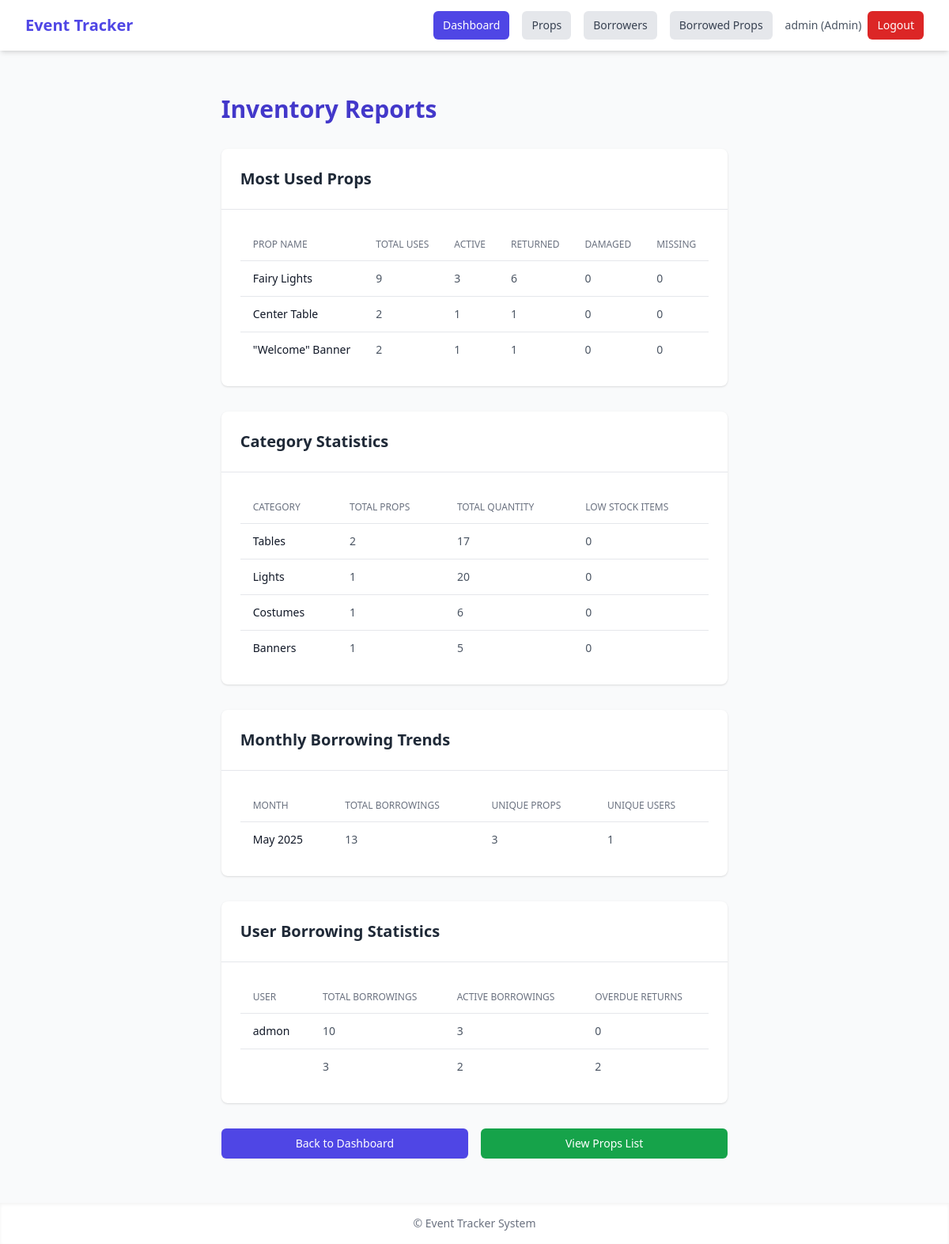
The app's page /reports/ (signed in) with its own data.
### inventory/models.py (models this page shows, shortened)
class UserProfile(models.Model):
    ROLE_CHOICES = [
        ('admin', 'Admin'),
        ('borrower', 'Borrower'),
    ]
    user = models.OneToOneField(User, on_delete=models.CASCADE, related_name='profile')
    role = models.CharField(max_length=10, choices=ROLE_CHOICES, default='borrower')
    phone = models.CharField(max_length=20, blank=True, null=True)
    @property
    def is_admin(self):
        return self.role == 'admin'

class Prop(models.Model):
    CATEGORY_CHOICES = [
        ('Lights', 'Lights'),
        ('Tables', 'Tables'),
        ('Banners', 'Banners'),
        ('Costumes', 'Costumes'),
        ('Others', 'Others'),
    ]
    CONDITION_CHOICES = [
        ('Good', 'Good'),
        ('Fair', 'Fair'),
        ('Damaged', 'Damaged'),
    ]
    name = models.CharField(max_length=100)
    category = models.CharField(max_length=20, choices=CATEGORY_CHOICES)
    quantity = models.PositiveIntegerField()
    condition = models.CharField(max_length=10, choices=[('Good', 'Good'), ('Fair', 'Fair'), ('Damaged', 'Damaged')])
    storage_location = models.CharField(max_length=100)
    image = models.ImageField(upload_to='prop_images/', blank=True, null=True)

class PropUse(models.Model):
    RETURN_STATUS_CHOICES = [
        ('borrowed', 'Borrowed'),
        ('returned', 'Returned'),
        ('damaged', 'Damaged'),
        ('missing', 'Missing'),
    ]
    prop = models.ForeignKey(Prop, on_delete=models.CASCADE)
    quantity = models.PositiveIntegerField()
    timestamp = models.DateTimeField(auto_now_add=True)
    used_by_name = models.CharField(max_length=255)
    used_by = models.ForeignKey(User, on_delete=models.SET_NULL, null=True, blank=True)
    borrower = models.ForeignKey(Borrower, on_delete=models.SET_NULL, null=True, blank=True)
    used_at = models.DateTimeField(auto_now_add=True)
    event_name = models.CharField(max_length=100, null=True, blank=True)
    return_status = models.CharField(max_length=10, choices=RETURN_STATUS_CHOICES, default='borrowed')
    return_date = models.DateTimeField(null=True, blank=True)
    return_notes = models.TextField(blank=True, null=True)

### inventory/views.py (the view)
# urls.py: path('reports/', reports, name='reports'),
@login_required
@admin_required
def reports(request):
    most_used = PropUse.objects.values('prop__name').annotate(
        total=Count('id'),
        active=Count('id', filter=models.Q(return_status='borrowed')),
        returned=Count('id', filter=models.Q(return_status='returned')),
        damaged=Count('id', filter=models.Q(return_status='damaged')),
        missing=Count('id', filter=models.Q(return_status='missing'))
    ).order_by('-total')[:10]
    category_stats = Prop.objects.values('category').annotate(
        total_props=Count('id'),
        total_quantity=models.Sum('quantity'),
        low_stock=Count('id', filter=models.Q(quantity__lt=5))
    ).order_by('-total_props')
    monthly_trends = PropUse.objects.annotate(
        month=TruncMonth('used_at')
    ).values('month').annotate(
        total_borrowings=Count('id'),
        unique_props=Count('prop', distinct=True),
        unique_users=Count('used_by', distinct=True)
    ).order_by('-month')[:12]
    user_stats = PropUse.objects.values('used_by_name').annotate(
        total_borrowings=Count('id'),
        active_borrowings=Count('id', filter=models.Q(return_status='borrowed')),
        overdue_returns=Count('id', filter=models.Q(
            return_status='borrowed',
            used_at__lt=timezone.now() - timezone.timedelta(days=7)
        ))
    ).order_by('-total_borrowings')[:10]
    context = {
        'most_used': most_used,
        'category_stats': category_stats,
        'monthly_trends': monthly_trends,
        'user_stats': user_stats,
    }
    return render(request, 'inventory/reports.html', context)

### inventory/views.py (called while the page is built)
def admin_required(view_func):
    @wraps(view_func)
    def _wrapped_view(request, *args, **kwargs):
        if not request.user.is_authenticated:
            messages.error(request, "Please log in to access this page.")
            return redirect('login')
        if not request.user.profile.is_admin:
            messages.error(request, "You don't have permission to access this page.")
            return redirect('home')
        return view_func(request, *args, **kwargs)
    return _wrapped_view

### inventory/templates/inventory/reports.html
{% extends 'inventory/base.html' %}
{% block content %}
<div class="container mx-auto px-4 py-8">
    <h1 class="text-3xl font-bold text-indigo-700 mb-8">Inventory Reports</h1>
    <div class="bg-white rounded-lg shadow mb-8">
        <div class="p-6 border-b border-gray-200">
            <h2 class="text-xl font-semibold text-gray-800">Most Used Props</h2>
        </div>
        <div class="p-6">
            <div class="overflow-x-auto">
                <table class="min-w-full divide-y divide-gray-200">
                    <thead>
                        <tr>
                            <th class="px-4 py-3 text-left text-xs font-medium text-gray-500 uppercase">Prop Name</th>
                            <th class="px-4 py-3 text-left text-xs font-medium text-gray-500 uppercase">Total Uses</th>
                            <th class="px-4 py-3 text-left text-xs font-medium text-gray-500 uppercase">Active</th>
                            <th class="px-4 py-3 text-left text-xs font-medium text-gray-500 uppercase">Returned</th>
                            <th class="px-4 py-3 text-left text-xs font-medium text-gray-500 uppercase">Damaged</th>
                            <th class="px-4 py-3 text-left text-xs font-medium text-gray-500 uppercase">Missing</th>
                        </tr>
                    </thead>
                    <tbody class="divide-y divide-gray-200">
                        {% for prop in most_used %}
                        <tr>
                            <td class="px-4 py-3 text-sm text-gray-900">{{ prop.prop__name }}</td>
                            <td class="px-4 py-3 text-sm text-gray-600">{{ prop.total }}</td>
                            <td class="px-4 py-3 text-sm text-gray-600">{{ prop.active }}</td>
                            <td class="px-4 py-3 text-sm text-gray-600">{{ prop.returned }}</td>
                            <td class="px-4 py-3 text-sm text-gray-600">{{ prop.damaged }}</td>
                            <td class="px-4 py-3 text-sm text-gray-600">{{ prop.missing }}</td>
                        </tr>
                        {% endfor %}
                    </tbody>
                </table>
            </div>
        </div>
    </div>
    <div class="bg-white rounded-lg shadow mb-8">
        <div class="p-6 border-b border-gray-200">
            <h2 class="text-xl font-semibold text-gray-800">Category Statistics</h2>
        </div>
        <div class="p-6">
            <div class="overflow-x-auto">
                <table class="min-w-full divide-y divide-gray-200">
                    <thead>
                        <tr>
                            <th class="px-4 py-3 text-left text-xs font-medium text-gray-500 uppercase">Category</th>
                            <th class="px-4 py-3 text-left text-xs font-medium text-gray-500 uppercase">Total Props</th>
                            <th class="px-4 py-3 text-left text-xs font-medium text-gray-500 uppercase">Total Quantity</th>
                            <th class="px-4 py-3 text-left text-xs font-medium text-gray-500 uppercase">Low Stock Items</th>
                        </tr>
                    </thead>
                    <tbody class="divide-y divide-gray-200">
                        {% for category in category_stats %}
                        <tr>
                            <td class="px-4 py-3 text-sm text-gray-900">{{ category.category }}</td>
                            <td class="px-4 py-3 text-sm text-gray-600">{{ category.total_props }}</td>
                            <td class="px-4 py-3 text-sm text-gray-600">{{ category.total_quantity }}</td>
                            <td class="px-4 py-3 text-sm text-gray-600">{{ category.low_stock }}</td>
                        </tr>
                        {% endfor %}
                    </tbody>
                </table>
            </div>
        </div>
    </div>
    <div class="bg-white rounded-lg shadow mb-8">
        <div class="p-6 border-b border-gray-200">
            <h2 class="text-xl font-semibold text-gray-800">Monthly Borrowing Trends</h2>
        </div>
        <div class="p-6">
            <div class="overflow-x-auto">
                <table class="min-w-full divide-y divide-gray-200">
                    <thead>
                        <tr>
                            <th class="px-4 py-3 text-left text-xs font-medium text-gray-500 uppercase">Month</th>
                            <th class="px-4 py-3 text-left text-xs font-medium text-gray-500 uppercase">Total Borrowings</th>
                            <th class="px-4 py-3 text-left text-xs font-medium text-gray-500 uppercase">Unique Props</th>
                            <th class="px-4 py-3 text-left text-xs font-medium text-gray-500 uppercase">Unique Users</th>
                        </tr>
                    </thead>
                    <tbody class="divide-y divide-gray-200">
                        {% for trend in monthly_trends %}
                        <tr>
                            <td class="px-4 py-3 text-sm text-gray-900">{{ trend.month|date:"F Y" }}</td>
                            <td class="px-4 py-3 text-sm text-gray-600">{{ trend.total_borrowings }}</td>
                            <td class="px-4 py-3 text-sm text-gray-600">{{ trend.unique_props }}</td>
                            <td class="px-4 py-3 text-sm text-gray-600">{{ trend.unique_users }}</td>
                        </tr>
                        {% endfor %}
                    </tbody>
                </table>
            </div>
        </div>
    </div>
    <div class="bg-white rounded-lg shadow">
        <div class="p-6 border-b border-gray-200">
            <h2 class="text-xl font-semibold text-gray-800">User Borrowing Statistics</h2>
        </div>
        <div class="p-6">
            <div class="overflow-x-auto">
                <table class="min-w-full divide-y divide-gray-200">
                    <thead>
                        <tr>
                            <th class="px-4 py-3 text-left text-xs font-medium text-gray-500 uppercase">User</th>
                            <th class="px-4 py-3 text-left text-xs font-medium text-gray-500 uppercase">Total Borrowings</th>
                            <th class="px-4 py-3 text-left text-xs font-medium text-gray-500 uppercase">Active Borrowings</th>
                            <th class="px-4 py-3 text-left text-xs font-medium text-gray-500 uppercase">Overdue Returns</th>
                        </tr>
                    </thead>
                    <tbody class="divide-y divide-gray-200">
                        {% for user in user_stats %}
                        <tr>
                            <td class="px-4 py-3 text-sm text-gray-900">{{ user.used_by_name }}</td>
                            <td class="px-4 py-3 text-sm text-gray-600">{{ user.total_borrowings }}</td>
                            <td class="px-4 py-3 text-sm text-gray-600">{{ user.active_borrowings }}</td>
                            <td class="px-4 py-3 text-sm text-gray-600">{{ user.overdue_returns }}</td>
                        </tr>
                        {% endfor %}
                    </tbody>
                </table>
            </div>
        </div>
    </div>
    <div class="mt-8">
        <div class="grid grid-cols-1 md:grid-cols-2 gap-4">
            <a href="{% url 'dashboard' %}" class="inline-flex items-center justify-center px-4 py-2 border border-transparent rounded-md shadow-sm text-sm font-medium text-white bg-indigo-600 hover:bg-indigo-700">
                Back to Dashboard
            </a>
            <a href="{% url 'prop_list' %}" class="inline-flex items-center justify-center px-4 py-2 border border-transparent rounded-md shadow-sm text-sm font-medium text-white bg-green-600 hover:bg-green-700">
                View Props List
            </a>
        </div>
    </div>
</div>
{% endblock %}

### inventory/templates/inventory/base.html (shortened to what this page needs)
<!DOCTYPE html>
<html lang="en" class="scroll-smooth">
<head>
    <script src="https://cdn.tailwindcss.com"></script>
</head>
<body class="bg-gray-50 text-gray-900 min-h-screen flex flex-col">
    <nav class="bg-white shadow-md">
        <div class="max-w-7xl mx-auto px-4 sm:px-6 lg:px-8">
            <div class="flex justify-between h-16 items-center">
                <div>
                    <a href="{% url 'home' %}" class="text-xl font-bold text-indigo-600 hover:text-indigo-700">
                        Event Tracker
                    </a>
                </div>
                {% if user.is_authenticated %}
                <div class="flex items-center space-x-4">
                    {% if user.profile.is_admin %}
                    <a href="{% url 'dashboard' %}" class="inline-block px-3 py-2 rounded-md text-sm font-medium bg-indigo-600 text-white hover:bg-indigo-700 transition">
                        Dashboard
                    </a>
                    <a href="{% url 'prop_list' %}" class="inline-block px-3 py-2 rounded-md text-sm font-medium bg-gray-200 text-gray-700 hover:bg-gray-300 transition">
                        Props
                    </a>
                    <a href="{% url 'borrower_list' %}" class="inline-block px-3 py-2 rounded-md text-sm font-medium bg-gray-200 text-gray-700 hover:bg-gray-300 transition">
                        Borrowers
                    </a>
                    {% endif %}
                    <a href="{% url 'borrowed_props_list' %}" class="inline-block px-3 py-2 rounded-md text-sm font-medium bg-gray-200 text-gray-700 hover:bg-gray-300 transition">
                        Borrowed Props
                    </a>
                    <div class="flex items-center space-x-2">
                        <span class="text-sm text-gray-600">
                            {{ user.username }} ({{ user.profile.get_role_display }})
                        </span>
                        <a href="{% url 'logout' %}" class="inline-block px-3 py-2 rounded-md text-sm font-medium bg-red-600 text-white hover:bg-red-700 transition">
                            Logout
                        </a>
                    </div>
                </div>
                {% endif %}
            </div>
        </div>
    </nav>
    <main class="flex-grow max-w-7xl mx-auto p-6">
        {% block content %}
        {% endblock %}
    </main>
    <footer class="bg-white shadow-inner text-center text-gray-500 text-sm py-4">
        &copy; {{ now|date:"Y" }} Event Tracker System
    </footer>
</body>
</html>

### records on screen
Prop: prop__name "Center Table", total "2", active "1", returned "1", damaged "0", missing "0"
Prop: category "Lights", total_props "1", total_quantity "20", low_stock "0"
Prop: category "Costumes", total_props "1", total_quantity "6", low_stock "0"
Prop: category "Banners", total_props "1", total_quantity "5", low_stock "0"
PropUse: month "May 2025", total_borrowings "13", unique_props "3", unique_users "1"

### other values on screen
{{ user.username }} "admin"
{{ user.profile.get_role_display }} "Admin"
{{ prop.prop__name }} "Fairy Lights" "\"Welcome\" Banner"
{{ prop.total }} "9" "2"
{{ prop.active }} "3" "1"
{{ prop.returned }} "6" "1"
{{ prop.damaged }} "0" "0"
{{ prop.missing }} "0" "0"
{{ category.category }} "Tables"
{{ category.total_props }} "2"
{{ category.total_quantity }} "17"
{{ category.low_stock }} "0"
{{ user.used_by_name }} "admon"
{{ user.total_borrowings }} "10" "3"
{{ user.active_borrowings }} "3" "2"
